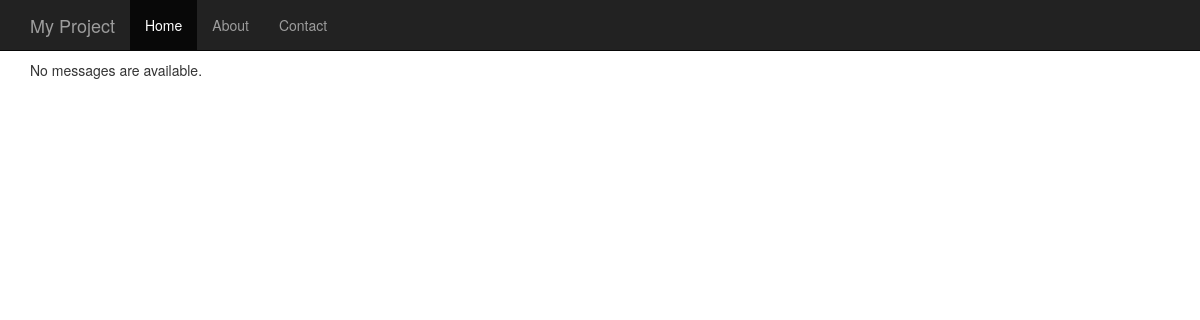
/smsg/, run on an earlier commit of the app's database.
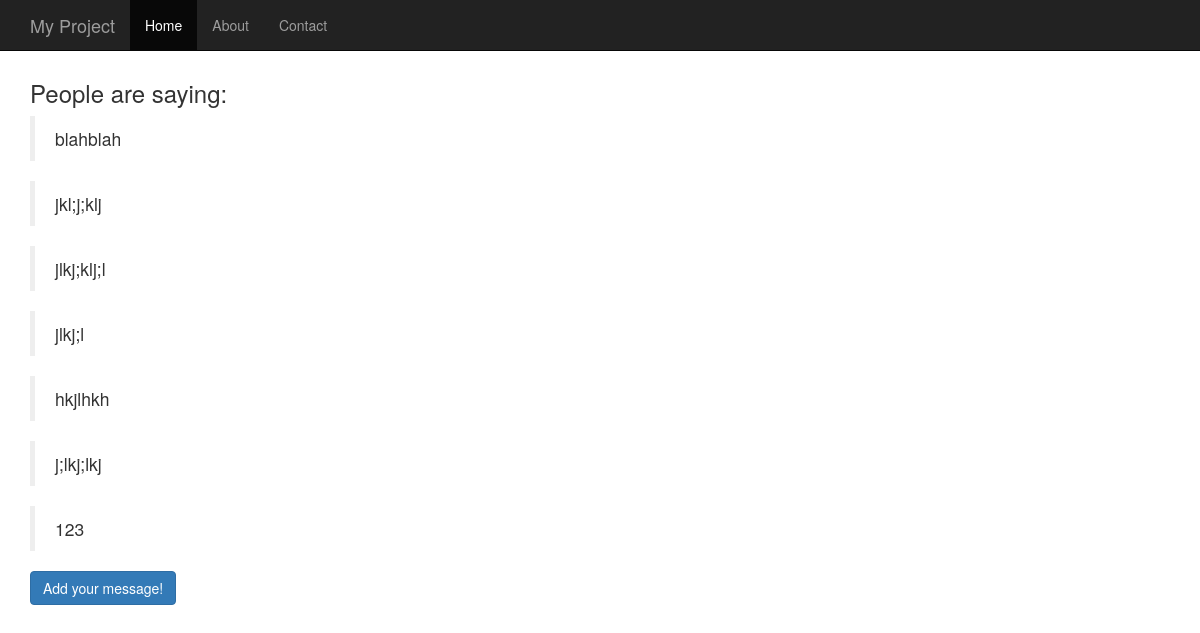
And on a later commit of the database.
### smsg/models.py (models this page shows, shortened)
class Message(models.Model):
    body = models.TextField()

### smsg/views.py (the view)
class ListView(generic.ListView):
    model = Message
    template_name = 'smsg/list.jinja2'

### smsg/templates/smsg/list.jinja2 (shortened to what this page needs)
{% extends "base.jinja2" %}
{% block content %}
  {% if object_list %}
    <h3>People are saying:</h3>
    {% for msg in object_list %}
      <blockquote><p>{{ msg.body }}</p></blockquote>
    {% endfor %}
    <a href="add/" class="btn btn-primary">Add your message!</a>
  {% else %}
    <p>No messages are available.</p>
  {% endif %}
{% endblock %}

### templates/base.jinja2 (shortened to what this page needs)
<!DOCTYPE html>
{% load staticfiles %}
<html lang="en">
<head>
  <link href="//maxcdn.bootstrapcdn.com/bootstrap/3.3.1/css/bootstrap.min.css" rel="stylesheet">
  <link href="{% static 'mysite/style.css' %}" rel="stylesheet" type="text/css">
</head>
<body>
<nav class="navbar navbar-inverse navbar-fixed-top" role="navigation">
  <div class="container">
    <div class="navbar-header">
      <a class="navbar-brand" href="#">My Project</a>
    </div>
    <div id="navbar" class="collapse navbar-collapse">
      <ul class="nav navbar-nav">
        <li class="active"><a href="#">Home</a></li>
        <li><a href="#about">About</a></li>
        <li><a href="#contact">Contact</a></li>
      </ul>
    </div>
  </div>
</nav>
<div class="container">
{% block content %}{% endblock %}
</div>
</body>
</html>

### mysite/static/mysite/style.css (style rules this page uses)
body { padding-top: 60px; }

What changed in the data, as far as the page shows it:
added Message: body "blahblah"
added Message: body "jkl;j;klj"
added Message: body "jlkj;klj;l"
added Message: body "jlkj;l"
added Message: body "hkjlhkh"
added Message: body "j;lkj;lkj"
added Message: body "123"
Also different on the page:
text no longer shown: "No messages are available."
text now shown: "People are saying: Add your message!"
